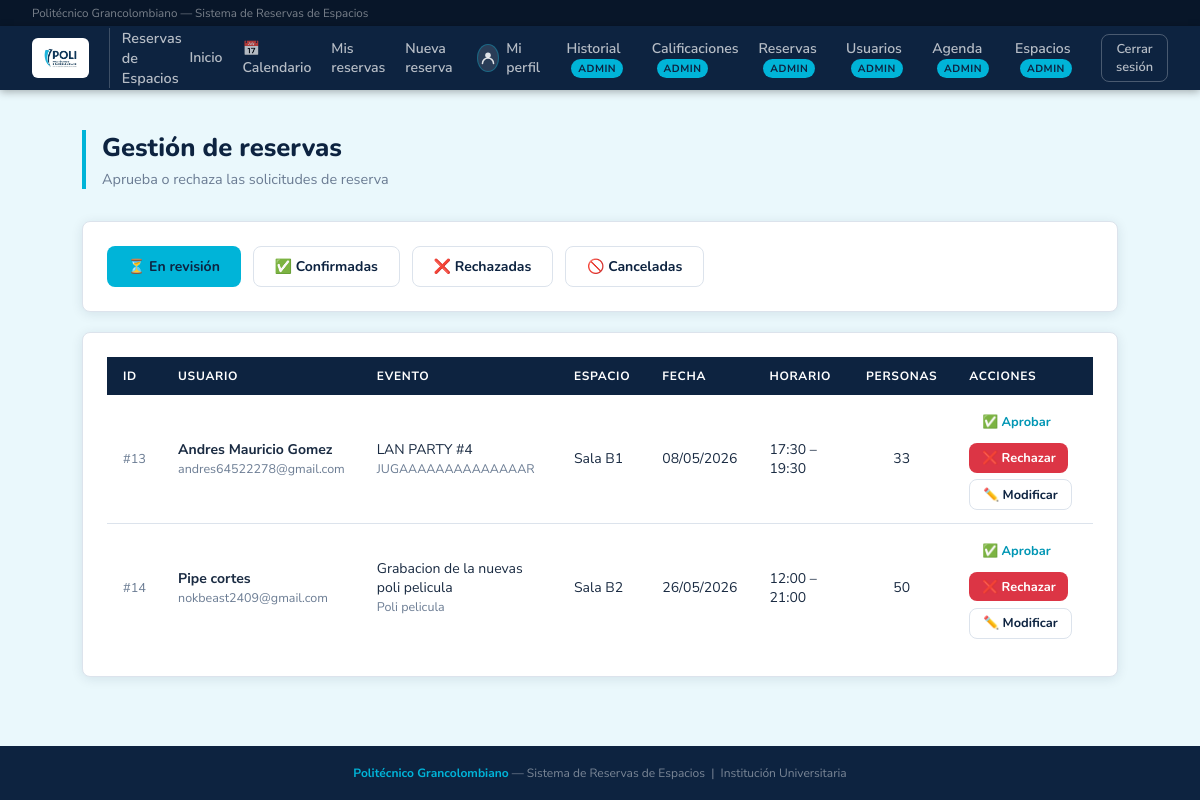
Page /admin/reservas (signed in) on the earlier database version.
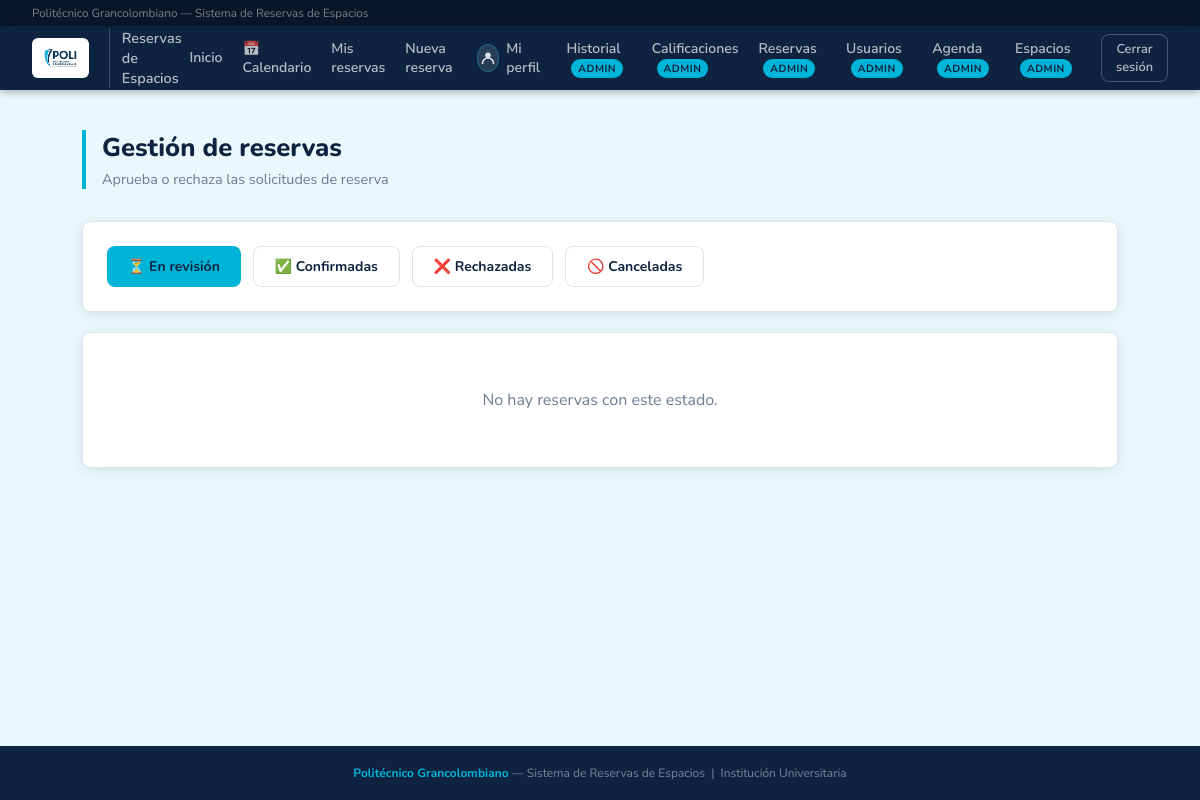
Same page on the later database version.
### database.py (models this page shows, shortened)
class Reserva(Base):
    __tablename__ = "reserva"
    id            = Column(Integer, primary_key=True, autoincrement=True)
    cant_personas = Column(Integer, nullable=False)
    tipo_evento   = Column(String,  nullable=False)
    finalidad     = Column(String,  nullable=True)
    indumentaria          = Column(String, nullable=True)
    servicios_adicionales = Column(String, nullable=True)  # RF-11: sonido, video, sillas, etc.
    justificacion_rechazo = Column(String, nullable=True)  # Razón del rechazo (obligatoria al rechazar)
    fecha        = Column(Date,     nullable=False)
    hora_inicio  = Column(Time,     nullable=False)
    hora_fin     = Column(Time,     nullable=False)
    estado       = Column(String,   nullable=False, default="pendiente")
    usuario_id   = Column(Integer, ForeignKey("usuario.id"), nullable=False)
    usuario            = relationship("Usuario",               back_populates="reservas")
    espacios           = relationship("Espacio",               secondary=reserva_espacio, back_populates="reservas")
    calificacion       = relationship("Calificacion",          back_populates="reserva", uselist=False)
    personas_externas  = relationship("PersonaExternaReserva", back_populates="reserva",
                                      cascade="all, delete-orphan")

class Usuario(Base):
    __tablename__ = "usuario"
    id         = Column(Integer, primary_key=True, autoincrement=True)
    nombre     = Column(String, nullable=False)
    correo     = Column(String, nullable=False, unique=True)
    contrasena = Column(String, nullable=False)
    rol        = Column(String, nullable=False)  # 'docente' | 'administrativo' | 'externa' | 'admin'
    activo  = Column(Boolean, default=True, nullable=False)   # False = cuenta desactivada
    strikes = Column(Integer, default=0,    nullable=False)   # Reportes asignados por el admin
    cod_docente  = Column(String,  nullable=True)
    departamento = Column(String,  nullable=True)
    dependencia = Column(String, nullable=True)
    empresa  = Column(String, nullable=True)
    telefono = Column(String, nullable=True)
    reservas = relationship("Reserva", back_populates="usuario")
    __mapper_args__ = {
        "polymorphic_on": rol,
        "polymorphic_identity": "usuario",
    }

class Espacio(Base):
    __tablename__ = "espacio"
    id        = Column(Integer, primary_key=True, autoincrement=True)
    nombre    = Column(String,  nullable=False)
    capacidad = Column(Integer, nullable=False)
    costo_externo = Column(Numeric(12, 2), nullable=True)
    reservas  = relationship("Reserva", secondary=reserva_espacio, back_populates="espacios")

### app.py (the view)
@app.route("/admin/reservas")
@requiere_login
@requiere_admin
def admin_reservas():
    from database import Reserva
    u = usuario_logueado()
    estado = request.args.get("estado", "pendiente")
    reservas = db.query(Reserva).filter_by(estado=estado).all()
    return render_template("admin_reservas.html", usuario=u, reservas=reservas, estado=estado)

### app.py (called while the page is built)
@app.after_request
def agregar_headers_no_cache(response):
    response.headers["Cache-Control"] = "no-store, no-cache, must-revalidate, max-age=0, post-check=0, pre-check=0"
    response.headers["Pragma"] = "no-cache"
    response.headers["Expires"] = "-1"
    return response

@app.before_request
def limpiar_sesion_al_iniciar():
    if not app.config.get("SESION_LIMPIADA"):
        session.clear()
        app.config["SESION_LIMPIADA"] = True
        _cargar_espacios_predefinidos()

def usuario_logueado():
    uid = session.get("usuario_id")
    if uid:
        return db.get(Usuario, uid)
    return None

def requiere_login(f):
    from functools import wraps
    @wraps(f)
    def wrapper(*args, **kwargs):
        if not usuario_logueado():
            flash("Debes iniciar sesión primero.", "warning")
            return redirect(url_for("login"))
        return f(*args, **kwargs)
    return wrapper

### templates/admin_reservas.html (shortened to what this page needs)
{% extends "base.html" %}
{% block content %}
<div class="page-header">
  <h1>Gestión de reservas</h1>
  <p>Aprueba o rechaza las solicitudes de reserva</p>
</div>
<div class="card" style="margin-bottom:1.25rem;">
  <div style="display:flex; gap:.75rem; flex-wrap:wrap;">
    <a href="{{ url_for('admin_reservas', estado='pendiente') }}" class="btn {% if estado=='pendiente' %}btn-primary{% else %}btn-secondary{% endif %}">⏳ En revisión</a>
    <a href="{{ url_for('admin_reservas', estado='aprobada') }}" class="btn {% if estado=='aprobada' %}btn-primary{% else %}btn-secondary{% endif %}">✅ Confirmadas</a>
    <a href="{{ url_for('admin_reservas', estado='rechazada') }}" class="btn {% if estado=='rechazada' %}btn-primary{% else %}btn-secondary{% endif %}">❌ Rechazadas</a>
    <a href="{{ url_for('admin_reservas', estado='cancelada') }}" class="btn {% if estado=='cancelada' %}btn-primary{% else %}btn-secondary{% endif %}">🚫 Canceladas</a>
  </div>
</div>
<div class="card">
  {% if reservas %}
  <table>
    <thead>
      <tr>
        <th>ID</th>
        <th>Usuario</th>
        <th>Evento</th>
        <th>Espacio</th>
        <th>Fecha</th>
        <th>Horario</th>
        <th>Personas</th>
        {% if estado in ['pendiente', 'aprobada'] %}<th>Acciones</th>{% endif %}
      </tr>
    </thead>
    <tbody>
      {% for r in reservas %}
      <tr>
        <td style="color:var(--muted); font-size:.8rem;">#{{ r.id }}</td>
        <td><strong>{{ r.usuario.nombre }}</strong><br><span style="font-size:.78rem; color:var(--muted);">{{ r.usuario.correo }}</span></td>
        <td>{{ r.tipo_evento }}<br><span style="font-size:.78rem; color:var(--muted);">{{ r.finalidad }}</span></td>
        <td>{% for e in r.espacios %}{{ e.nombre }}{% endfor %}</td>
        <td>{{ r.fecha.strftime('%d/%m/%Y') }}</td>
        <td>{{ r.hora_inicio.strftime('%H:%M') }} – {{ r.hora_fin.strftime('%H:%M') }}</td>
        <td style="text-align:center;">{{ r.cant_personas }}</td>
        {% if estado in ['pendiente', 'aprobada'] %}
        <td>
          <div style="display:flex; gap:.4rem; flex-wrap:wrap;">
            {% if estado == 'pendiente' %}
            <a href="{{ url_for('admin_aprobar_reserva', rid=r.id) }}" class="btn btn-success btn-sm">✅ Aprobar</a>
            <a href="{{ url_for('admin_rechazar_reserva', rid=r.id) }}" class="btn btn-danger btn-sm">❌ Rechazar</a>
            {% endif %}
            <a href="{{ url_for('admin_modificar_reserva', rid=r.id) }}" class="btn btn-secondary btn-sm">✏️ Modificar</a>
          </div>
        </td>
        {% endif %}
      </tr>
      {% endfor %}
    </tbody>
  </table>
  {% else %}
  <p style="text-align:center; color:var(--muted); padding:2rem 0;">No hay reservas con este estado.</p>
  {% endif %}
</div>
{% endblock %}

Differences in the rows shown:
no longer on this page (row edited): Reserva: id "13", usuario.nombre "Andres Mauricio Gomez", usuario.correo "andres64522278@gmail.com", tipo_evento "LAN PARTY #4", finalidad "JUGAAAAAAAAAAAAAAR", fecha "08/05/2026", hora_inicio "17:30", hora_fin "19:30", cant_personas "33"
no longer on this page (row unchanged): Espacio: nombre "Sala B1", shown under "13"
no longer on this page (row edited): Reserva: id "14", usuario.nombre "Pipe cortes", usuario.correo "nokbeast2409@gmail.com", tipo_evento "Grabacion de la nuevas poli pelicula", finalidad "Poli pelicula", fecha "26/05/2026", hora_inicio "12:00", hora_fin "21:00", cant_personas "50"
no longer on this page (row unchanged): Espacio: nombre "Sala B2", shown under "14"
Other differences:
text no longer shown: "ID USUARIO EVENTO ESPACIO FECHA HORARIO PERSONAS ACCIONES"
text now shown: "No hay reservas con este estado."
